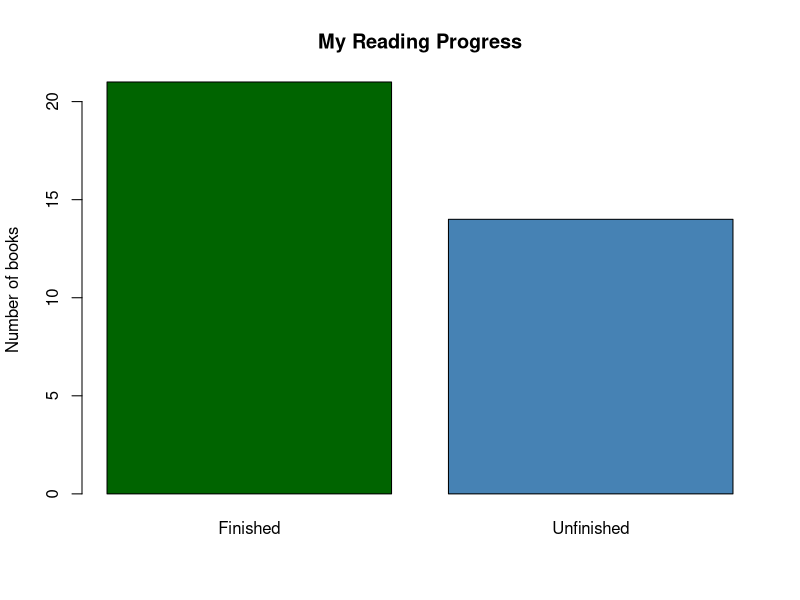
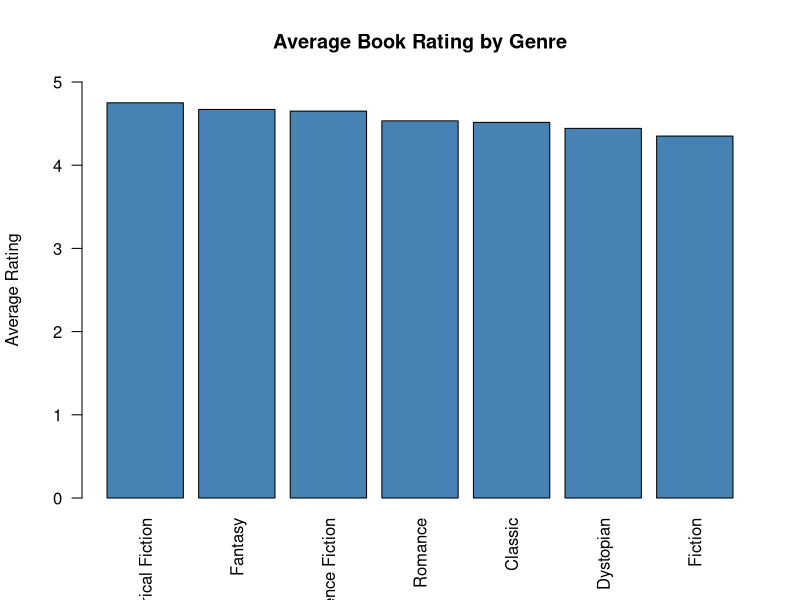

Generate these figures, in order, with R:

# My first R program
print("Welcome to BookShelf!")
#This loads my csv file, the empty cells will be read as NA
books <- read.csv("books.csv", na.strings = c("", "NA"))
print(books)
#I want to check for missing authors and count them
check_missing <- function(column) {
  missing_values <- is.na(column) | trimws(column) == ""
  return(missing_values)
}
missing_author <- sum(check_missing(books$author))
print(missing_author)
#The categories will be checked for missing info instead of each column
for (column_name in names (books)){
  missing_count <- sum(check_missing(books[[column_name]]), na.rm = TRUE)  
  cat("Missing", column_name, ":", missing_count, "\n")
}

 # this is what the library I am making is all about
 #a clean library that is in here without changing the original one. 
 cleaned_books <- books
 # Standardize book titles
cleaned_books$title <- tools::toTitleCase(trimws(cleaned_books$title))
cleaned_books$title <- gsub("  +"," ",cleaned_books$title)
cleaned_books$title_key <- tolower(cleaned_books$title)

#The codes about removing extra space, and moving it to a regular one
cleaned_books$author <- trimws(cleaned_books$author)
cleaned_books$author <- gsub("  +"," ",cleaned_books$author)

cleaned_books$author_key <- tolower(cleaned_books$author)


# This section finds the duplicate books counts them and deletes them from the main count
#without changing the actual csv author file
 duplicate_books <- duplicated(cleaned_books [c("title_key","author_key")])
 duplicate_count <- sum(duplicate_books)
 cat("Duplicate Books", duplicate_count,"\n")
 cleaned_books <- cleaned_books[!duplicate_books, ]
 cat("Books remaining:", nrow(cleaned_books), "\n")

 
 # This sections purpose is to find pages that are incorrect, or not fully a number
 #count invalid pagesand replace it with NA
 invalid_pages <- cleaned_books$pages <= 0| cleaned_books$pages %% 1 != 0
 invalid_page_count <-sum(invalid_pages,na.rm = TRUE)
 cat("Invalid page amount:",invalid_page_count,"\n")
 cleaned_books$pages[which(invalid_pages)] <- NA
 # Identify invalid ratings
 #we want to figure out if the ratings in my csv are correctly 
 #written from 0-5
 invalid_ratings <- cleaned_books$rating < 0 | cleaned_books$rating > 5
 invalid_rating_count <- sum(invalid_ratings, na.rm=TRUE)
 cat("Invalid ratings:",invalid_rating_count,"\n")
 #now were replacing the invalid ratings with NA
 cleaned_books$rating[which(invalid_ratings)] <- NA

 #We made two columns that helped detect duplicates regardless of 
 #if they were captilized these will remove that by using Null
 cleaned_books$title_key <-NULL
 cleaned_books$author_key <-NULL 




 print(cleaned_books)
 # The finished book gives a true statement and not finished is false, I want to see how many are finished 
 #and the total pages
 cat('\n-- BookShelf Library Report---\n')
 total_books <- nrow(cleaned_books)
 average_rating <-mean(cleaned_books$rating,na.rm = TRUE)
 total_pages <-sum(cleaned_books$pages, na.rm=TRUE)
 finished_books <- sum(cleaned_books$finished ==TRUE,na.rm =TRUE)
 unfinished_books <-sum(cleaned_books$finished == FALSE,na.rm =TRUE)
 completion_percentage <-(finished_books/total_books)*100

#Now I want to order them in order of genre rating
average_genre_rating <- aggregate(
  rating ~ genre,
  data=cleaned_books,
  FUN = mean,
  na.rm=TRUE
)
average_genre_rating <- average_genre_rating [
  order(-average_genre_rating$rating),
]
cat("Average rating by genre:\n")
print(average_genre_rating)
#I want to know what percentage of books I finished.
 known_status <- finished_books + unfinished_books
completion_percentage <- if (known_status > 0) {
  round((finished_books / known_status) * 100, 1)
}  else {
  NA_real_
}
 cat("Completion percentage:", completion_percentage, "%\n")

#Wondering what my longest and shortest books are 
longest_pages <- max(cleaned_books$pages,na.rm=TRUE)
shortest_pages <- min(cleaned_books$pages,na.rm=TRUE)
longest_book<-cleaned_books [
  !is.na(cleaned_books$pages) &
  cleaned_books$pages ==longest_pages,
]
shortest_book<-cleaned_books [
  !is.na(cleaned_books$pages) &
  cleaned_books$pages == shortest_pages,
]
cat("Shortest Book: \n")
print(shortest_book[c("title", "pages")])
cat("Longest Book : \n")
print(longest_book[c("title", "pages")])
#were making a bar graph ,which is crazy in code
reading_counts <- c(finished_books, unfinished_books)
png("reading_progress.png", width=900,height=600)
barplot(
  reading_counts,
  names.arg=c("Finished", "Unfinished"),
  col=c("darkgreen","steelblue"),
  main="My Reading Progress",
  ylab= "Number of books"
)
dev.off()

#I want to see a graph comparing genre ratings. 
png("genre_ratings.png", width=1000,height=650)
barplot(
  height =average_genre_rating$rating,
  names.arg =average_genre_rating$genre,
  col="steelblue",
  main="Average Book Rating by Genre",
  ylab="Average Rating",
  ylim =c(0,5),
  las =2
)
dev.off()

#A Second CSV file to keep my ratings in
write.csv(
  average_genre_rating,
  "genre_statistics.csv",
  row.names= FALSE
)
cat("Genre statistics are now saved!")
